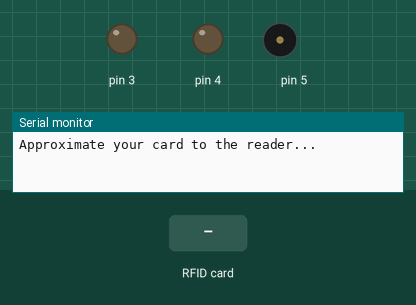
This sketch was run on a simulated Arduino Uno, built with avr-gcc and run on an emulated ATmega328P. On the bench: output pins drawn as LEDs (lit = HIGH), buzzer (waves = sounding), the last lines printed to the serial monitor. The test bench sets the inputs (shaded band). Pins used as bus, display or sensor lines are not drawn.

Above: at 1.2 s.
1.3 s: RFID card A6 5B 09 F8 held to the reader
At 1.8 s:
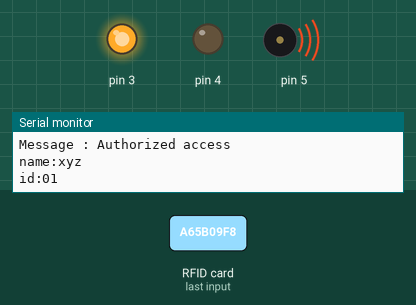
2.8 s: RFID card 5E 7A 19 C4 held to the reader
At 3.4 s:
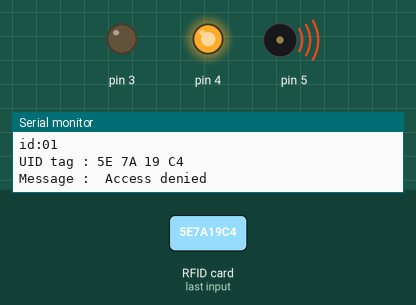
4.6 s: RFID card B7 8B 6A 3C held to the reader
At 5.4 s:
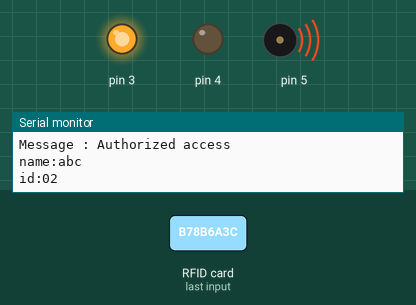
Timing chart, 0 to 7.6 s (numbered marks = the images above; inputs shaded):
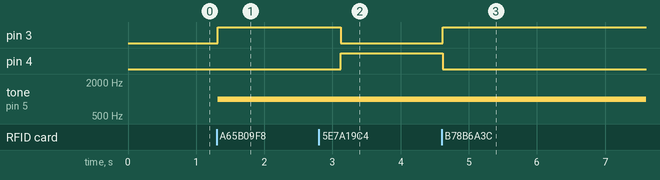

Measured:
- after the input at 1.3 s, pin 3: LOW → HIGH at once; tone on pin 5: silent → 1000 Hz at once
- after the input at 2.8 s, pin 3: HIGH → LOW after 0.32 s; pin 4: LOW → HIGH after 0.32 s
- after the input at 4.6 s, pin 3: LOW → HIGH at once; pin 4: HIGH → LOW at once

The sketch:

rf_id.ino
```cpp
#include <SPI.h>
#include <MFRC522.h>

#define SS_PIN 10
#define RST_PIN 9
MFRC522 mfrc522(SS_PIN, RST_PIN);   // Create MFRC522 instance.

void setup()
{
  Serial.begin(9600);   // Initiate a serial communication
  SPI.begin();      // Initiate  SPI bus
  mfrc522.PCD_Init();   // Initiate MFRC522
  Serial.println("Approximate your card to the reader...");
  Serial.println();
pinMode(3,OUTPUT);
pinMode(4,OUTPUT);
pinMode(5,OUTPUT);
}
void loop()
{
  // Look for new cards
  if ( ! mfrc522.PICC_IsNewCardPresent())
  {
    return;
  }
  // Select one of the cards
  if ( ! mfrc522.PICC_ReadCardSerial())
  {
    return;
  }
  //Show UID on serial monitor
  Serial.print("UID tag :");
  String content= "";
  byte letter;
  for (byte i = 0; i < mfrc522.uid.size; i++)
  {
     Serial.print(mfrc522.uid.uidByte[i] < 0x10 ? " 0" : " ");
     Serial.print(mfrc522.uid.uidByte[i], HEX);
     content.concat(String(mfrc522.uid.uidByte[i] < 0x10 ? " 0" : " "));
     content.concat(String(mfrc522.uid.uidByte[i], HEX));
  }
  Serial.println();
  Serial.print("Message : ");
  content.toUpperCase();
  if (content.substring(1) == "A6 5B 09 F8") //change here the UID of the card/cards that you want to give access
  {
    Serial.println("Authorized access");
    Serial.println();
    Serial.println("name:xyz");
    Serial.println();
    Serial.println("id:01");
    Serial.println();


    digitalWrite(3,HIGH);
    digitalWrite(4,LOW);
    tone(5,1000);
     delay(300);
  }
  else if(content.substring(1) == "B7 8B 6A 3C") //change here the UID of the card/cards that you want to give access
  {
    Serial.println("Authorized access");
    Serial.println();
    Serial.println("name:abc");
    Serial.println();
    Serial.println("id:02");
    Serial.println();


    digitalWrite(3,HIGH);
    digitalWrite(4,LOW);
    tone(5,1000);
     delay(300);
  }
 else   {
    Serial.println(" Access denied");
    delay(300);
    digitalWrite(4,HIGH);
    digitalWrite(3,LOW);
  }
}
```
